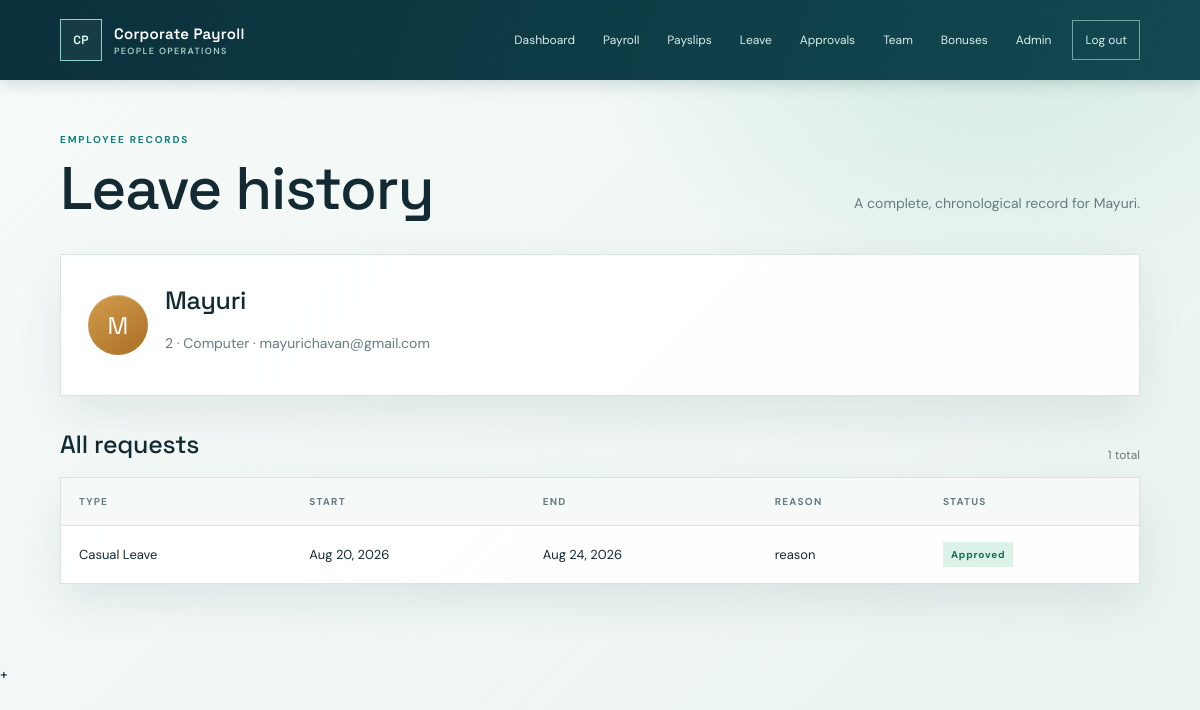
/leave/history/2/ (signed in), run on the app's committed database.
### payroll/models.py (models this page shows, shortened)
class Employee(models.Model):#table stores emp info
    employee_id = models.CharField(
        max_length=20,
        unique=True
    )
    full_name = models.CharField(max_length=150)
    email = models.EmailField(unique=True)
    department = models.ForeignKey(  # 1 dep can have many employees, but each employee belongs to one department.
        Department,
        on_delete=models.PROTECT,
        related_name="employees"
    )
    salary_band = models.ForeignKey(
        SalaryBand,
        on_delete=models.PROTECT,
        related_name="employees"
    )
    base_salary = models.DecimalField(
        max_digits=12,
        decimal_places=2,
        null=True,
        blank=True,
        help_text="Annual base salary in INR. Defaults to the salary band minimum when blank."
    )
    manager = models.ForeignKey(
        "self",
        on_delete=models.SET_NULL,
        null=True,
        blank=True,
        related_name="team_members"
    )
    joining_date = models.DateField()
    is_active = models.BooleanField(default=True)

class Department(models.Model):  # create the dep table
    name = models.CharField(max_length=100, unique=True)
    description = models.TextField(blank=True)

class LeaveRequest(models.Model):
    LEAVE_TYPE_CHOICES = [
        ("CASUAL", "Casual Leave"),
        ("SICK", "Sick Leave"),
        ("PAID", "Paid Leave"),
        ("UNPAID", "Unpaid Leave"),
    ]
    STATUS_CHOICES = [
        ("PENDING", "Pending"),
        ("APPROVED", "Approved"),
        ("REJECTED", "Rejected"),
    ]
    employee = models.ForeignKey(
        Employee,
        on_delete=models.CASCADE, #If an employee is deleted, all leave req belonging to it will  automatically deleted.
        related_name="leave_requests"
    )
    leave_type = models.CharField(
        max_length=20,
        choices=LEAVE_TYPE_CHOICES
    )
    start_date = models.DateField()
    end_date = models.DateField()
    reason = models.TextField()
    status = models.CharField(
        max_length=20,
        choices=STATUS_CHOICES,
        default="PENDING"
    )
    created_at = models.DateTimeField(auto_now_add=True)

### payroll/views.py (the view)
@login_required(login_url="manager_login")
def employee_leave_history(request, employee_id):
    viewer = Employee.objects.filter(
        email=request.user.email,
        is_active=True
    ).first()
    if not viewer:
        logout(request)
        return redirect("manager_login")
    if not (
        viewer.employee_id == employee_id
        or Employee.objects.filter(
            employee_id=employee_id,
            manager=viewer
        ).exists()
    ):
        return HttpResponseForbidden("You cannot view this leave history.")
    employee = get_object_or_404(
        Employee,
        employee_id=employee_id
    )
    leaves = LeaveRequest.objects.filter(
        employee=employee
    ).order_by("-created_at")# shows new req at first
    return render(
        request,
        "employee_leave_history.html",
        {
            "employee": employee,
            "leaves": leaves
        }
    )

### payroll/templates/employee_leave_history.html (shortened to what this page needs)
{% extends "base.html" %}
{% block content %}
<main class="shell"><div class="page-head"><div><p class="eyebrow">Employee records</p><h1>Leave history</h1></div><p class="lede">A complete, chronological record for {{ employee.full_name }}.</p></div><section class="panel pad profile"><div class="avatar">{{ employee.full_name|slice:":1" }}</div><div><h2>{{ employee.full_name }}</h2><p class="muted">{{ employee.employee_id }} &middot; {{ employee.department.name }} &middot; {{ employee.email }}</p></div></section><div class="section-head"><h2>All requests</h2><span>{{ leaves|length }} total</span></div><section class="panel">{% if leaves %}<div class="table-wrap"><table><thead><tr><th>Type</th><th>Start</th><th>End</th><th>Reason</th><th>Status</th></tr></thead><tbody>{% for leave in leaves %}<tr><td>{{ leave.get_leave_type_display }}</td><td>{{ leave.start_date|date:"M d, Y" }}</td><td>{{ leave.end_date|date:"M d, Y" }}</td><td>{{ leave.reason }}</td><td><span class="status {{ leave.status|lower }}">{{ leave.get_status_display }}</span></td></tr>{% endfor %}</tbody></table></div>{% else %}<div class="empty">No leave requests found.</div>{% endif %}</section></main>
+{% endblock %}

### payroll/templates/base.html (style rules this page uses)
:root { --ink:#132a32; --muted:#667b80; --line:#d7e5e1; --paper:#fff; --wash:#eef5f2; --teal:#137f78; --deep:#0c3540; --gold:#bd8430; --red:#a64040; --shadow:0 18px 45px rgba(16,61,71,.09); }
* { box-sizing:border-box; }
html { background:var(--wash); }
body { margin:0; min-height:100vh; color:var(--ink); background:radial-gradient(circle at 82% -8%,#cfe9df 0,transparent 32%),linear-gradient(135deg,#f7fbfa 0%,#e9f2ef 100%); font:14px/1.5 "DM Sans",sans-serif; }
.shell { width:min(1160px,90vw); margin:52px auto 80px; }
.eyebrow { margin:0 0 11px; color:var(--teal); font-size:10px; font-weight:700; letter-spacing:.18em; text-transform:uppercase; }
h1,h2 { font-family:"Space Grotesk",sans-serif; font-weight:500; }
h1 { margin:0; font-size:clamp(37px,5vw,62px); line-height:1.03; letter-spacing:-.02em; }
h2 { margin:0; font-size:25px; letter-spacing:-.01em; }
.lede { color:var(--muted); line-height:1.75; }
.page-head { display:flex; align-items:end; justify-content:space-between; gap:25px; margin-bottom:34px; }
.page-head .lede { max-width:420px; margin:0 0 4px; }
.panel { background:rgba(255,255,255,.95); border:1px solid var(--line); box-shadow:var(--shadow); }
.pad { padding:27px; }
.profile { display:flex; align-items:center; gap:17px; }
.avatar { display:grid; place-items:center; flex:0 0 60px; width:60px; height:60px; border-radius:50%; color:#fff; background:linear-gradient(145deg,#d39c4c,#a96f23); box-shadow:inset 0 1px rgba(255,255,255,.35); font:24px "Space Grotesk",sans-serif; }
.profile h2 { margin:0 0 4px; }
.muted { color:var(--muted); }
.section-head { display:flex; align-items:end; justify-content:space-between; gap:15px; margin:30px 0 13px; }
.section-head span { color:var(--muted); font-size:12px; }
.table-wrap { overflow-x:auto; }
table { width:100%; min-width:620px; border-collapse:collapse; }
th,td { padding:16px 18px; border-bottom:1px solid var(--line); text-align:left; font-size:13px; }
th { color:var(--muted); background:#f5faf8; font-size:10px; letter-spacing:.12em; text-transform:uppercase; }
tr:last-child td { border-bottom:0; }
.status { display:inline-block; padding:5px 8px; font-size:10px; font-weight:700; letter-spacing:.08em; }
.approved { color:#176b51; background:#dcf3e9; }

### data on the page
Employee: full_name "Mayuri", full_name "M", employee_id "2", department.name "Computer", email "mayurichavan@gmail.com"
LeaveRequest: leave_type "Casual Leave", start_date "Aug 20, 2026", end_date "Aug 24, 2026", reason "reason", status "Approved"

### other printed values
{{ leaves|length }} "1"
